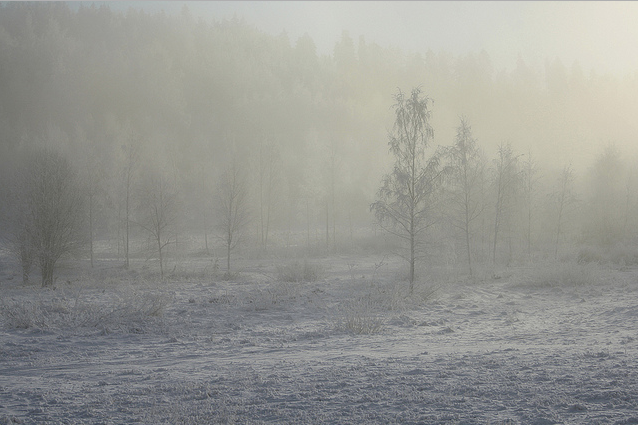
#> input picture img/before_contrast_stretching.png, 638 x 425 px
$ python histogram-stretching.py
#> lines starting #> are read from the running program, lines starting #| are printed output that depends on the picture
import cv2 as cv
from matplotlib import pyplot as plt
import numpy as np

imgPath = 'img/before_contrast_stretching.png'
img = cv.imread(imgPath)
#> img is the input picture: shape (425, 638, 3); mean B, G, R 145.7, 150.6, 149.9

original = img.copy()

xp = [0, 64, 128, 192, 255]
fp = [0, 16, 128, 240, 255]

x = np.arange(256)
table = np.interp(x, xp, fp).astype('uint8')
img = cv.LUT(img, table)
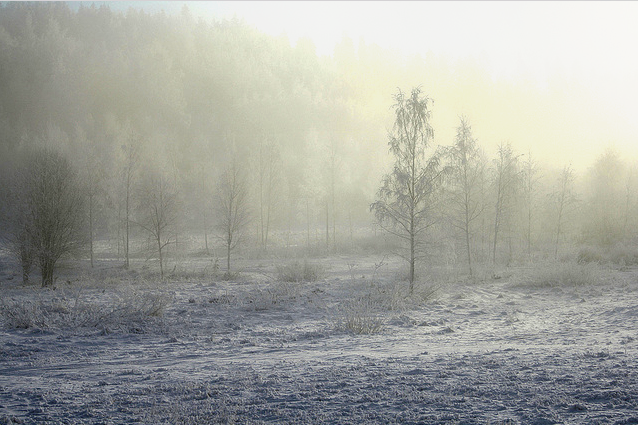
#> img: shape (425, 638, 3); mean B, G, R 157.3, 164, 162.4
cv.imwrite('output-imgs/streched-img.png', img)

cv.imshow("original", original)
cv.imshow("Output", img)

# show the histogram of the source image
srcHistogram = cv.calcHist([original],[0],None,[256],[0,256])
#> srcHistogram = 256 values, max 5487 at index 137, min 0 at index 0, mean 1059.2
plt.figure()
plt.plot(srcHistogram)
plt.show()
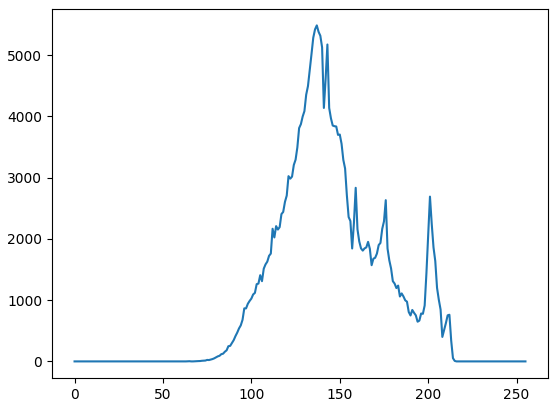
#> figure drawn by matplotlib, 1 panel; curve peaks at x = 137, y = 5487

# show the histogram of the equalized image
dstHistogram = cv.calcHist([img],[0],None,[256],[0,256])
#> dstHistogram = 256 values, max 8436 at index 242, min 0 at index 0, mean 1059.2
plt.figure()
plt.plot(dstHistogram)
plt.show()
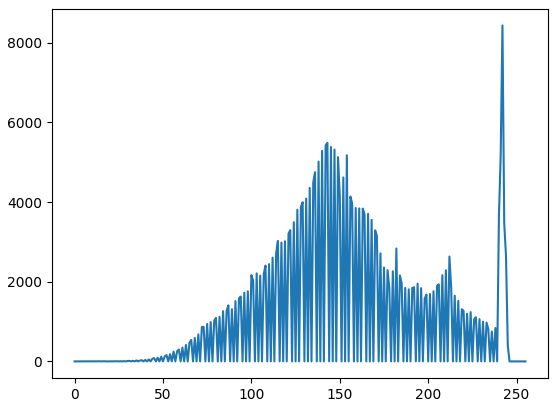
#> figure drawn by matplotlib, 1 panel; curve peaks at x = 242, y = 8436

cv.waitKey(0)

$ run again, with img/cameraman.png copied over img/before_contrast_stretching.png
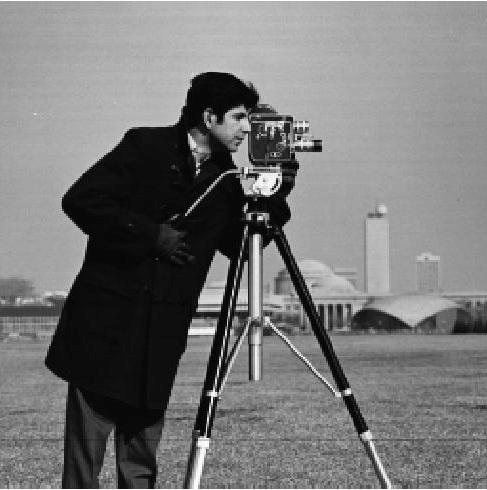
#> input picture img/cameraman.png, 487 x 490 px
#> img is the input picture: shape (490, 487, 3); min 0, max 255, mean 118.8
#> `img = cv.LUT(img, table)`:
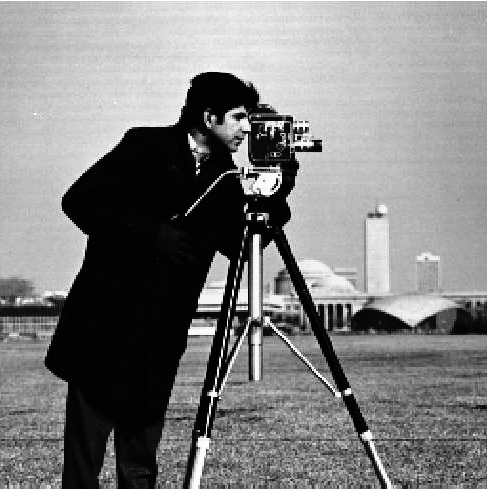
#> img: shape (490, 487, 3); min 0, max 255, mean 127.3
#> srcHistogram = 256 values, max 10983 at index 14, min 0 at index 1, mean 932.1
#> dstHistogram = 256 values, max 21945 at index 3, min 0 at index 17, mean 932.1
#> `plt.show()`:
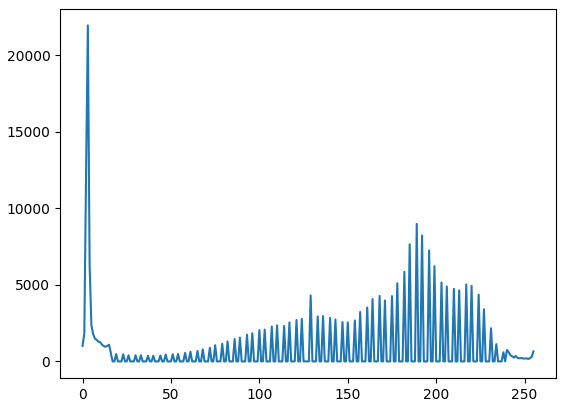
#> figure drawn by matplotlib, 1 panel; curve peaks at x = 3, y = 21945
